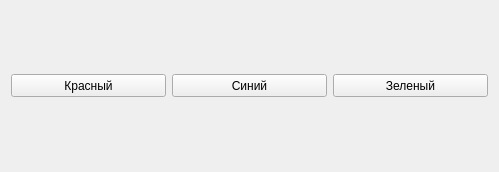
<?xml version="1.0" encoding="UTF-8"?>
<ui version="4.0">
 <class>SettingsColor</class>
 <widget class="QWidget" name="SettingsColor">
  <property name="geometry">
   <rect>
    <x>0</x>
    <y>0</y>
    <width>499</width>
    <height>172</height>
   </rect>
  </property>
  <property name="windowTitle">
   <string>Form</string>
  </property>
  <layout class="QVBoxLayout" name="verticalLayout">
   <item>
    <layout class="QGridLayout" name="gridLayout">
     <item row="0" column="0">
      <widget class="QPushButton" name="Red">
       <property name="minimumSize">
        <size>
         <width>119</width>
         <height>23</height>
        </size>
       </property>
       <property name="text">
        <string>Красный</string>
       </property>
      </widget>
     </item>
     <item row="0" column="1">
      <widget class="QPushButton" name="Blue">
       <property name="minimumSize">
        <size>
         <width>119</width>
         <height>23</height>
        </size>
       </property>
       <property name="text">
        <string>Синий</string>
       </property>
      </widget>
     </item>
     <item row="0" column="2">
      <widget class="QPushButton" name="Green">
       <property name="minimumSize">
        <size>
         <width>119</width>
         <height>23</height>
        </size>
       </property>
       <property name="text">
        <string>Зеленый</string>
       </property>
      </widget>
     </item>
    </layout>
   </item>
  </layout>
 </widget>
 <resources/>
 <connections/>
</ui>
